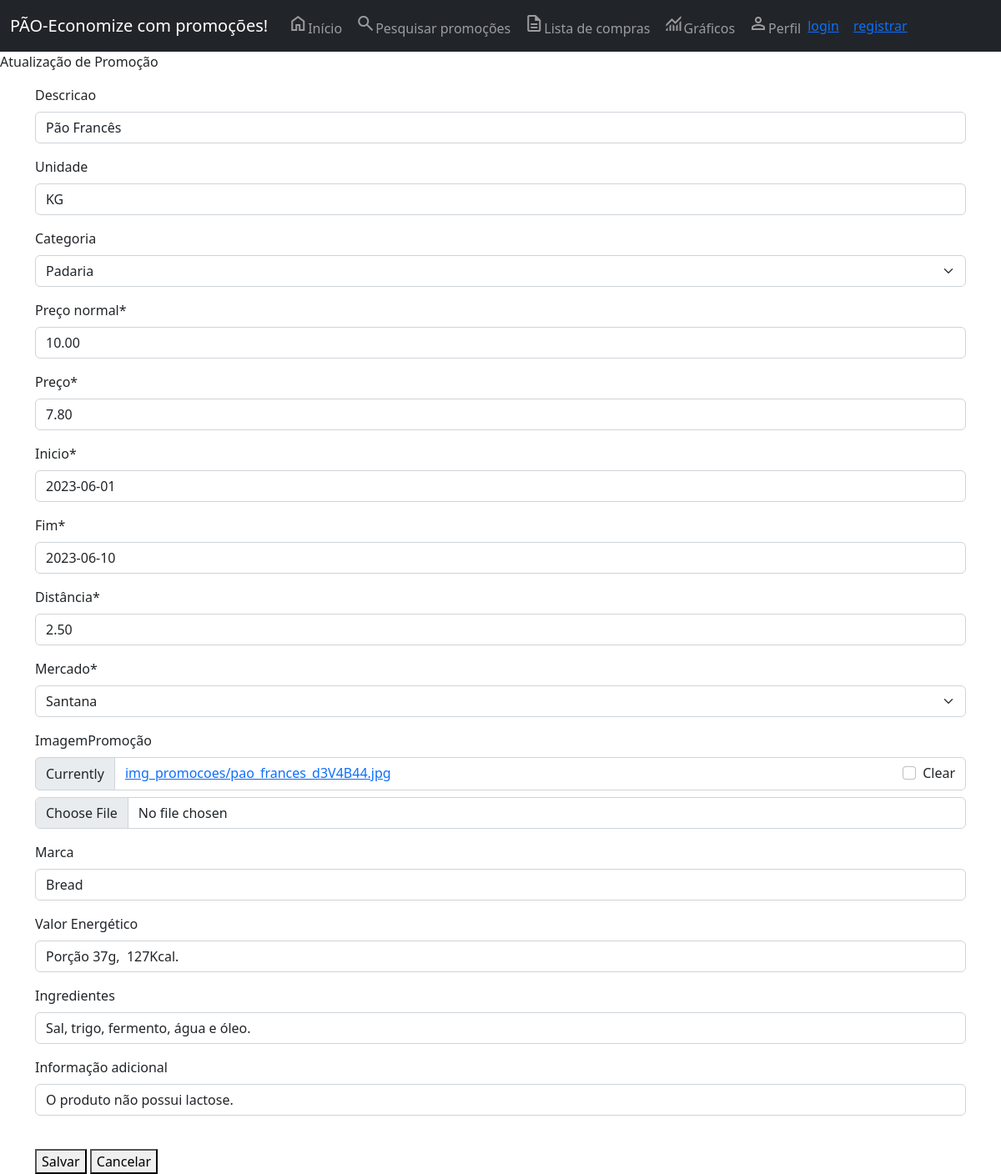
The page /atualiza-promocao/11/ on the database its author committed.
### core/models.py (models this page shows, shortened)
class Promocao(models.Model):
    descricao = models.CharField(max_length=150, blank=True, null=True, verbose_name='Descricao')
    unidade = models.CharField(max_length=20, blank=True, null=True, verbose_name='Unidade')
    categoria = models.CharField(max_length=100,choices=CATEGORIAS_CHOICES, blank=True, null=True, verbose_name='Categoria')
    preco_normal = models.DecimalField(max_digits=10, decimal_places=2, verbose_name='Preço normal')
    preco_promocao = models.DecimalField(max_digits=10, decimal_places=2, verbose_name='Preço')
    data_inicio = models.DateField(auto_now=False, verbose_name='Inicio')
    data_fim = models.DateField(auto_now=False, verbose_name='Fim')
    distancia = models.DecimalField(max_digits=10, decimal_places=2, verbose_name='Distância')
    mercado = models.ForeignKey(Mercado, on_delete=models.CASCADE, verbose_name='Mercado')
    imagem = models.ImageField(upload_to='img_promocoes', blank=True, null=True, verbose_name="ImagemPromoção")
    marca = models.CharField(max_length=100, blank=True, null=True, verbose_name='Marca')
    valor_energetico = models.CharField(max_length=100, blank=True, null=True, verbose_name='Valor Energético')
    ingredientes = models.CharField(max_length=100, blank=True, null=True, verbose_name='Ingredientes')
    informacao_adicional = models.CharField(max_length=100, blank=True, null=True, verbose_name='Informação adicional')
    class Meta:
        verbose_name_plural = 'Promoções'

### core/views.py (the view)
# urls.py: path('atualiza-promocao/<int:id>/', atualizar_promocao, name='url_atualiza_promocao'),
def atualizar_promocao(request, id):
    obj = Promocao.objects.get(id=id)
    form = FormPromocao(request.POST or None, request.FILES or None, instance=obj)
    if form.is_valid():
        form.save()
        return redirect('url_listagem_promocoes')
    contexto = {'form': form, 'txt_title': 'att_prom', 'txt_descricao': 'Atualização de Promoção', 'txt_button': 'Atualizar'}
    return render(request, 'core/cadastro.html', contexto)

### core/forms.py
class FormPromocao(ModelForm):
    class Meta:
        model = Promocao
        fields = "__all__"

### core/models.py (called while the page is built)
    def __str__(self):
        return self.razao_social

### core/templates/core/cadastro.html (shortened to what this page needs)
{% extends 'base.html' %}
{% load static %}
{% block main %}
{%  load crispy_forms_tags %}
<p>{{txt_descricao}} </p>
   <form method="post" enctype="multipart/form-data">
      <div class="container">
         {{ form | crispy }} <br>
         <button type="submit">Salvar</button>
         <button onclick="window.location.href='/'">Cancelar</button>
      </div>
   </form>
{% endblock %}

### rows shown on the page
Promocao: descricao "Pão Francês", unidade "KG", categoria "Padaria", preco_normal "10.00", preco_promocao "7.80", data_inicio "2023-06-01", data_fim "2023-06-10", distancia "2.50", mercado "Santana", marca "Bread", valor_energetico "Porção 37g, 127Kcal.", ingredientes "Sal, trigo, fermento, água e óleo.", informacao_adicional "O produto não possui lactose."

### other values the page prints
{{ txt_descricao }} "Atualização de Promoção"
